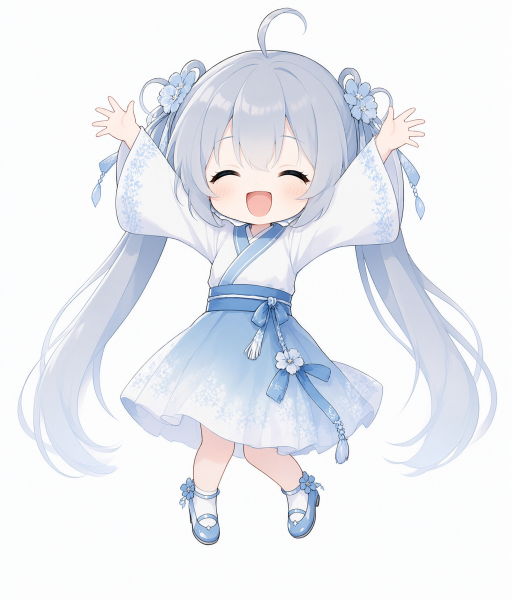
#> input picture 素材/生成-2026-10-11/lt_celebrate.png, 1024 x 1200 px, given in place of kf_idle.png, which was not available (shown at 1/2 size)
$ python gen_h3_batch.py
#> lines starting #> are read from the running program, lines starting #| are printed output that depends on the picture; pictures that were not available may be replaced by others from this repository, and a replacement may not be noted
### tools/gen/ssh_put.py
# -*- coding: utf-8 -*-
"""经 SSH exec 通道 base64 分块上传（绕开服务器损坏的 sftp 子系统）。

用法: python tools/gen/ssh_put.py <本地文件> <远端绝对路径>
服务端 md5 校验通过才算成功。
"""
import base64
import hashlib
import sys

sys.path.insert(0, r"F:\computing center\.workbuddy")
import ssh_exec  # noqa: E402


def put(local, remote):
    """base64 分块上传 + 服务端 md5 校验。"""
    data = open(local, "rb").read()
    b64 = base64.b64encode(data).decode()
    chunk = 48000
    parts = [b64[i:i + chunk] for i in range(0, len(b64), chunk)]
    rc, _, err = ssh_exec.run(f"rm -f '{remote}.b64'")
    assert rc == 0, err
    for i, p in enumerate(parts):
        rc, _, err = ssh_exec.run(f"printf '%s' '{p}' >> '{remote}.b64'")
        assert rc == 0, f"分块{i}失败: {err}"
    rc, out, err = ssh_exec.run(f"base64 -d '{remote}.b64' > '{remote}' && rm '{remote}.b64' && md5sum '{remote}'")
    assert rc == 0, err
    remote_md5 = out.split()[0]
    local_md5 = hashlib.md5(data).hexdigest()
    assert remote_md5 == local_md5, f"md5 不一致 {remote_md5} != {local_md5}"
    return len(data)


# [4 lines left out: function main, not called in this run]


# [2 lines that do not run on import are left out]

### tools/gen/gen_h3_batch.py
# -*- coding: utf-8 -*-
"""六状态 fl2va 批量生成：上传关键帧 → 提交 → 轮询全部完成 → 下载。

前置：SGLang fl2va 容器运行中（qwen38-h3-fl2va）。
关键帧: assets/gen/kf_*.png（EditPlus 产物）+ celebrate.png（末帧）
用法: python tools/gen/gen_h3_batch.py
"""
import json
import sys

import numpy as np
import time
import urllib.request
import uuid
from pathlib import Path

sys.path.insert(0, str(Path(__file__).parent))
import ssh_put  # noqa: E402  复用其 ssh_exec 通道

from PIL import Image  # noqa: E402

ROOT = Path(__file__).resolve().parent.parent.parent
GEN = ROOT / "assets" / "gen"
SPR = ROOT / "assets" / "sprites" / "luotianyi"
BASE = "http://192.168.20.20:8000"
HOST_SHARED = "/workspace/models-moved/minimax-h3/_comfy_input/bridge"
CONT_SHARED = "/models/minimax-h3/_comfy_input/bridge"
FPS = 24
STEPS = 30
opener = urllib.request.build_opener(urllib.request.ProxyHandler({}))

NOGHOST = ("人物轮廓边缘干净锐利，无运动残影，无重影，无半透明拖尾，"
           "纯黑色背景，赛璐璐动画风格，首尾姿态完全一致，固定镜头")

JOBS = {
    "idle": ("Q版少女趴在淡蓝色圆枕上打盹的循环动画，身体随呼吸轻微起伏，长发发梢微微飘动，"
             "双脚偶尔轻晃，闭眼安详，" + NOGHOST, "kf_idle.png", "kf_idle.png"),
    "wait": ("Q版少女坐在地上托腮等待的循环动画，托腮的手指轻点脸颊，双眼偶尔眨动，双脚脚尖"
             "上下轻晃，头顶问号轻轻摇摆，" + NOGHOST, "kf_wait.png", "kf_wait.png"),
    "error": ("Q版少女焦急等待的循环动画，原地小碎步急促踱步，身体微微前倾左右张望，攥拳的"
              "双手小幅摆动，跺脚，头顶红色感叹号微微抖动，" + NOGHOST, "kf_error.png", "kf_error.png"),
    "notif": ("Q版少女好奇张望的循环动画，头部左右轻轻转动张望，眼睛偶尔眨动，踮起的脚跟微微"
              "上下，头顶感叹号轻轻摇摆，" + NOGHOST, "kf_notif.png", "kf_notif.png"),
    "sleep": ("Q版少女盖着小被子侧躺熟睡的循环动画，被子随呼吸轻微起伏，偶尔咂一下嘴，发丝极"
              "轻微地动，" + NOGHOST, "kf_sleep.png", "kf_sleep.png"),
    "celebrate": ("Q版少女原地跳起欢呼：从屈膝蓄力向上跃起，双臂从身后向前上方挥举过头顶，裙摆"
                  "随跳跃扬起，落回地面双臂保持高举定格，表情大笑，人物轮廓边缘干净锐利，无运动"
                  "残影，无重影，纯黑色背景，赛璐璐动画风格，固定镜头",
                  "kf_cele0.png", "kf_cele1.png"),
    "working": ("完整侧面视角，Q版少女面朝画面右侧原地奔跑，身体完全侧对镜头，头部自然朝向前进"
                "方向目视前方，绝不转头看向镜头，双腿大幅交替奔跑，双臂前后摆动，裙摆和长发向后"
                "飘动，" + NOGHOST, "kf_runside.png", "kf_runside.png"),
    "walk": ("完整侧面视角，Q版少女面朝画面右侧在原地小范围来回踱步：向右走几步后自然转身向左"
             "走回起点，身体侧对镜头，头部自然朝向行进方向，不看向镜头，步伐悠闲，裙摆轻摆，"
             + NOGHOST, "kf_walkside.png", "kf_walkside.png"),
}


def pad_square(src: Path, dst: Path, side=768):
#> called with side = 768
    im = Image.open(src).convert("RGBA")
#> im is the input picture: PIL image 1024x1200 RGBA; mean R, G, B, A 234.8, 237.2, 242.6, 255
    arr = np.asarray(im).astype(float)
    corners = np.concatenate([arr[:24, :24, :3].reshape(-1, 3), arr[:24, -24:, :3].reshape(-1, 3),
                              arr[-24:, :24, :3].reshape(-1, 3), arr[-24:, -24:, :3].reshape(-1, 3)])
#> corners = 2304 rows, first 8: [251, 250, 253], [251, 254, 250], [251, 253, 251], [252, 254, 252], [252, 254, 252], [253, 254, 253], [253, 254, 252], [253, 255, 252]
    bgc = tuple(int(v) for v in np.median(corners, axis=0))   # 角落中位数=底色自适应
#> bgc = (252, 253, 253)
    bg = Image.new("RGB", im.size, bgc)
    bg.paste(im, mask=im.split()[3])
    s = max(bg.size)
#> s = 1200
    sq = Image.new("RGB", (s, s), (255, 255, 255))
#> sq: PIL image 1200x1200 RGB; every value is 255
    sq.paste(bg, ((s - bg.width) // 2, (s - bg.height) // 2))
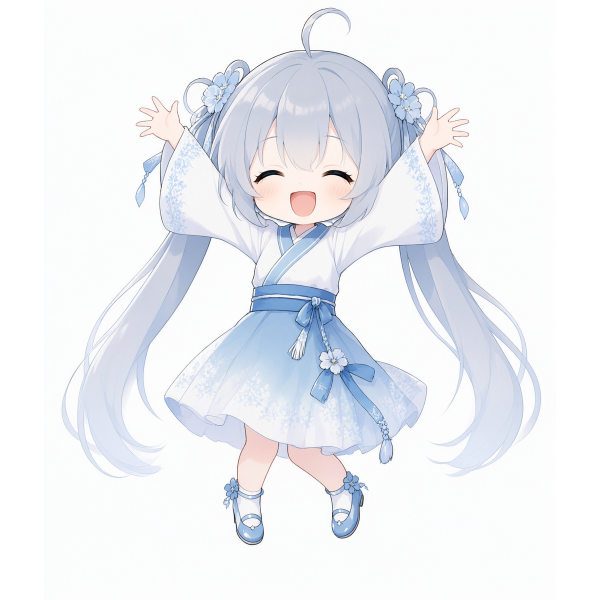
#> sq: PIL image 1200x1200 RGB (shown at 1/2 size); mean R, G, B 237.8, 239.8, 244.4
    sq.resize((side, side), Image.LANCZOS).save(dst)
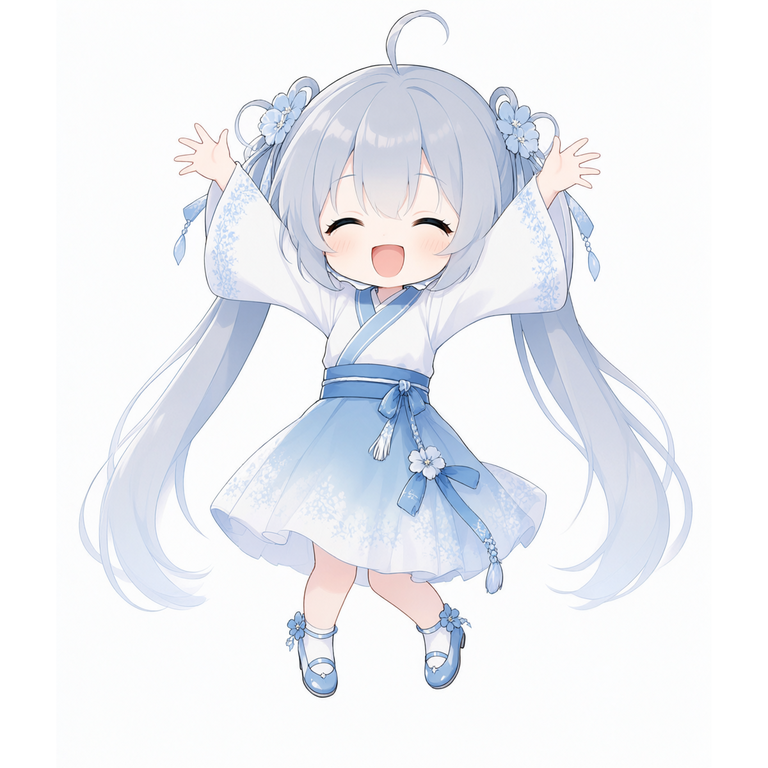
#> saved as _sq_idle_0.png: PIL image 768x768 RGB; mean R, G, B 237.7, 239.8, 244.4


def multipart(fields: dict):
    b = "----h3batch" + uuid.uuid4().hex[:8]
    body = b""
    for k, v in fields.items():
        body += (f"--{b}\r\nContent-Disposition: form-data; name=\"{k}\"\r\n\r\n{v}\r\n").encode()
    return body + f"--{b}--\r\n".encode(), f"multipart/form-data; boundary={b}"


def main():
    frames = 17 * 6 + 5
    ids = {}
    for state, (prompt, kf0, kf1) in JOBS.items():
        up = []
        for i, src_name in enumerate((kf0, kf1)):
            src = GEN / src_name if src_name.startswith("kf_") else SPR / src_name
            tmp = GEN / f"_sq_{state}_{i}.png"
            pad_square(src, tmp)
            remote = f"{HOST_SHARED}/b_{state}_{i}.png"
            n = ssh_put.put(str(tmp), remote)
            print(f"  上传 {state}[{i}] {n}B", flush=True)
            up.append(f"{CONT_SHARED}/b_{state}_{i}.png")
        conditions = [
            {"type": "image", "role": "keyframe", "uri": up[0], "frame_index": 0},
            {"type": "image", "role": "keyframe", "uri": up[1], "frame_index": -1},
        ]
        data = {"task": "fl2va", "prompt": prompt,
                "target": json.dumps({"short_edge": 768, "aspect_ratio": "1:1",
                                      "duration_seconds": round(frames / FPS, 6)}),
                "num_inference_steps": str(STEPS), "seed": str(abs(hash(state)) % 10**8),
                "conditions": json.dumps(conditions)}
        body, ctype = multipart(data)
        req = urllib.request.Request(BASE + "/v1/videos", data=body, headers={"Content-Type": ctype})
        try:
            job = json.loads(opener.open(req, timeout=120).read().decode())
            ids[state] = job["id"]
            print(f"{state} 受理 {job['id'][:8]}", flush=True)
        except urllib.error.HTTPError as e:
            print(f"{state} 提交被拒: {e.read().decode(errors='ignore')[:300]}", flush=True)

    print(f"共提交 {len(ids)} 个任务，开始轮询…", flush=True)
    done = {}
    t0 = time.time()
    while len(done) < len(ids) and time.time() - t0 < 5400:
        time.sleep(20)
        for state, vid in list(ids.items()):
            if state in done:
                continue
            try:
                st = json.loads(opener.open(f"{BASE}/v1/videos/{vid}", timeout=30).read().decode())
            except Exception:
                continue
            s = st.get("status")
            if s == "completed":
                done[state] = vid
                print(f"  {state} 完成（累计{len(done)}/{len(ids)}）", flush=True)
            elif s == "failed":
                print(f"  {state} 失败: {json.dumps(st.get('error'), ensure_ascii=False)[:200]}", flush=True)
                done[state] = vid + "|FAILED"
    for state, vid in done.items():
        if vid.endswith("|FAILED"):
            continue
        dst = GEN / f"h3_{state}.mp4"
        with opener.open(f"{BASE}/v1/videos/{vid}/content", timeout=600) as r, open(dst, "wb") as f:
            f.write(r.read())
        print(f"已下载 {dst.name} {dst.stat().st_size/1e6:.1f}MB", flush=True)


if __name__ == "__main__":
    main()
#> (the call stopped at in put, `rc, _, err = ssh_exec.run(f"rm -f '{remote}.b64'")`: ssh_exec is not available in this run)

$ run again, on 素材/生成-2026-10-11/lt_sad.png
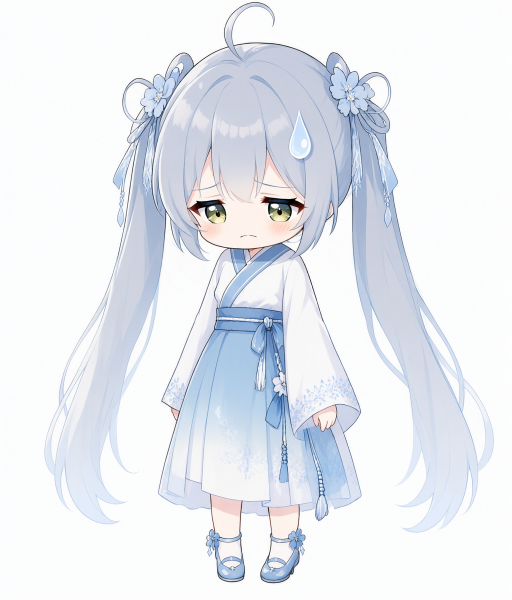
#> input picture 素材/生成-2026-10-11/lt_sad.png, 1024 x 1200 px, given in place of kf_idle.png, which was not available (shown at 1/2 size)
#> in pad_square, im is the input picture: PIL image 1024x1200 RGBA; mean R, G, B, A 231.9, 235.2, 241.3, 255
#> corners = 2304 rows, first 8: [251, 250, 254], [252, 254, 250], [252, 254, 252], [252, 254, 252], [253, 255, 252], [254, 255, 253], [254, 255, 252], [253, 255, 252]
#> bgc = (252, 253, 253)
#> in pad_square, `sq.paste(bg, ((s - bg.width) // 2, (s - bg.height) // 2))`:
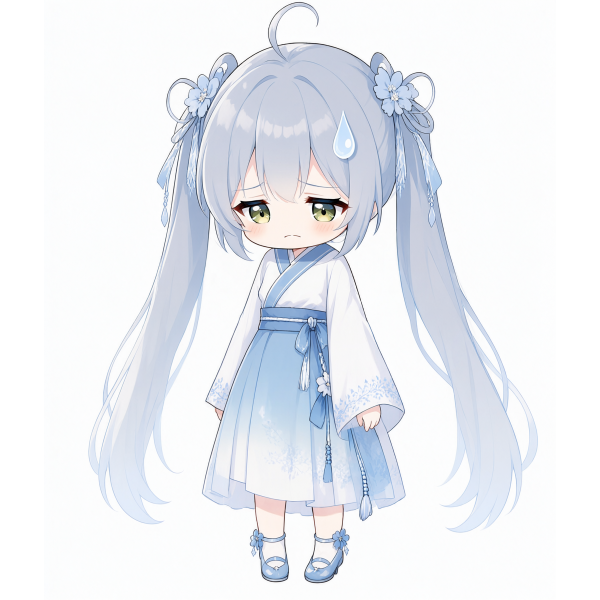
#> sq: PIL image 1200x1200 RGB (shown at 1/2 size); mean R, G, B 235.3, 238.1, 243.3
#> in pad_square, `sq.resize((side, side), Image.LANCZOS).save(dst)`:
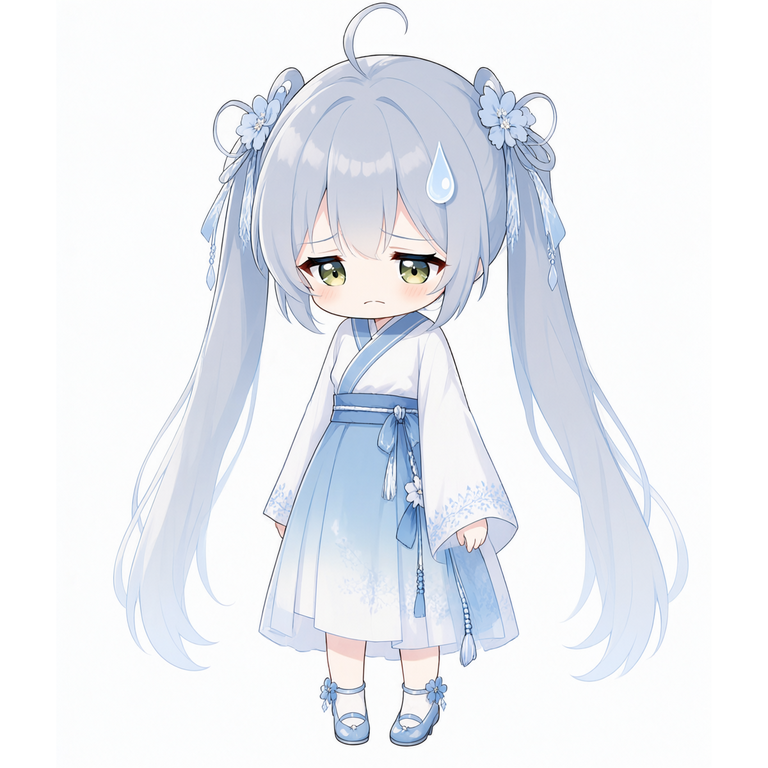
#> saved as _sq_idle_0.png: PIL image 768x768 RGB; mean R, G, B 235.2, 238.1, 243.3
